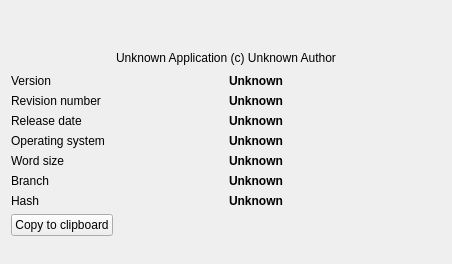
     <widget class="QWidget" name="tab_about">
      <attribute name="title">
       <string>About</string>
      </attribute>
      <layout class="QVBoxLayout" name="verticalLayout">
       <item>
        <widget class="QLabel" name="labelSplashPicture">
         <property name="text">
          <string/>
         </property>
         <property name="pixmap">
          <pixmap resource="Icons/resource.qrc">:/icons/labrpssplash.png</pixmap>
         </property>
         <property name="alignment">
          <set>Qt::AlignCenter</set>
         </property>
        </widget>
       </item>
       <item>
        <spacer name="spacer">
         <property name="orientation">
          <enum>Qt::Vertical</enum>
         </property>
         <property name="sizeHint" stdset="0">
          <size>
           <width>430</width>
           <height>17</height>
          </size>
         </property>
        </spacer>
       </item>
       <item>
        <layout class="QVBoxLayout" name="boxInfo">
         <property name="spacing">
          <number>6</number>
         </property>
         <property name="margin">
          <number>0</number>
         </property>
         <item>
          <layout class="QHBoxLayout" name="boxAuthor">
           <property name="spacing">
            <number>6</number>
           </property>
           <property name="margin">
            <number>0</number>
           </property>
           <item>
            <spacer>
             <property name="orientation">
              <enum>Qt::Horizontal</enum>
             </property>
             <property name="sizeHint" stdset="0">
              <size>
               <width>31</width>
               <height>20</height>
              </size>
             </property>
            </spacer>
           </item>
           <item>
            <widget class="Gui::UrlLabel" name="labelAuthor">
             <property name="text">
              <string notr="true">Unknown Application (c) Unknown Author</string>
             </property>
             <property name="textFormat">
              <enum>Qt::PlainText</enum>
             </property>
            </widget>
           </item>
           <item>
            <spacer>
             <property name="orientation">
              <enum>Qt::Horizontal</enum>
             </property>
             <property name="sizeHint" stdset="0">
              <size>
               <width>31</width>
               <height>20</height>
              </size>
             </property>
            </spacer>
           </item>
          </layout>
         </item>
         <item>
          <layout class="QGridLayout" name="boxVersion" rowstretch="0,0,0,0,0,0,0">
           <property name="margin">
            <number>0</number>
           </property>
           <property name="spacing">
            <number>6</number>
           </property>
           <item row="0" column="0">
            <widget class="QLabel" name="labelVersion">
             <property name="text">
              <string>Version</string>
             </property>
            </widget>
           </item>
           <item row="0" column="1">
            <widget class="QLabel" name="labelBuildVersion">
             <property name="text">
              <string notr="true">&lt;html&gt;&lt;head/&gt;&lt;body&gt;&lt;p&gt;&lt;span style=" font-family: MS Shell Dlg 2; font-weight:600;"&gt;Unknown&lt;/span&gt;&lt;/p&gt;&lt;/body&gt;&lt;/html&gt;</string>
             </property>
            </widget>
           </item>
           <item row="1" column="0">
            <widget class="QLabel" name="labelRevision">
             <property name="text">
              <string>Revision number</string>
             </property>
            </widget>
           </item>
           <item row="1" column="1">
            <widget class="QLabel" name="labelBuildRevision">
             <property name="text">
              <string notr="true">&lt;html&gt;&lt;head/&gt;&lt;body&gt;&lt;p&gt;&lt;span style=" font-family: MS Shell Dlg 2; font-weight:600;"&gt;Unknown&lt;/span&gt;&lt;/p&gt;&lt;/body&gt;&lt;/html&gt;</string>
             </property>
            </widget>
           </item>
           <item row="2" column="0">
            <widget class="QLabel" name="labelDate">
             <property name="text">
              <string>Release date</string>
             </property>
            </widget>
           </item>
           <item row="2" column="1">
            <widget class="QLabel" name="labelBuildDate">
             <property name="text">
              <string notr="true">&lt;html&gt;&lt;head/&gt;&lt;body&gt;&lt;p&gt;&lt;span style=" font-family: MS Shell Dlg 2; font-weight:600;"&gt;Unknown&lt;/span&gt;&lt;/p&gt;&lt;/body&gt;&lt;/html&gt;</string>
             </property>
            </widget>
           </item>
           <item row="3" column="0">
            <widget class="QLabel" name="labelOS">
             <property name="text">
              <string>Operating system</string>
             </property>
            </widget>
           </item>
           <item row="3" column="1">
            <widget class="QLabel" name="labelBuildOS">
             <property name="text">
              <string notr="true">&lt;html&gt;&lt;head/&gt;&lt;body&gt;&lt;p&gt;&lt;span style=" font-family: MS Shell Dlg 2; font-weight:600;"&gt;Unknown&lt;/span&gt;&lt;/p&gt;&lt;/body&gt;&lt;/html&gt;</string>
             </property>
            </widget>
           </item>
           <item row="4" column="0">
            <widget class="QLabel" name="labelPlatform">
             <property name="text">
              <string>Word size</string>
             </property>
            </widget>
           </item>
           <item row="4" column="1">
            <widget class="QLabel" name="labelBuildPlatform">
             <property name="text">
              <string notr="true">&lt;html&gt;&lt;head/&gt;&lt;body&gt;&lt;p&gt;&lt;span style=" font-family: MS Shell Dlg 2; font-weight:600;"&gt;Unknown&lt;/span&gt;&lt;/p&gt;&lt;/body&gt;&lt;/html&gt;</string>
             </property>
            </widget>
           </item>
           <item row="5" column="0">
            <widget class="QLabel" name="labelBranch">
             <property name="text">
              <string notr="true">Branch</string>
             </property>
            </widget>
           </item>
           <item row="5" column="1">
            <widget class="QLabel" name="labelBuildBranch">
             <property name="text">
              <string notr="true">&lt;html&gt;&lt;head/&gt;&lt;body&gt;&lt;p&gt;&lt;span style=" font-family: MS Shell Dlg 2; font-weight:600;"&gt;Unknown&lt;/span&gt;&lt;/p&gt;&lt;/body&gt;&lt;/html&gt;</string>
             </property>
            </widget>
           </item>
           <item row="6" column="0">
            <widget class="QLabel" name="labelHash">
             <property name="text">
              <string notr="true">Hash</string>
             </property>
            </widget>
           </item>
          <item row="6" column="1">
            <widget class="Gui::UrlLabel" name="labelBuildHash">
             <property name="text">
              <string notr="true">&lt;html&gt;&lt;head/&gt;&lt;body&gt;&lt;p&gt;&lt;span style=" font-family: MS Shell Dlg 2; font-weight:600;"&gt;Unknown&lt;/span&gt;&lt;/p&gt;&lt;/body&gt;&lt;/html&gt;</string>
             </property>
            </widget>
           </item>
           </layout>
         </item>
        </layout>
       </item>
       <item>
        <layout class="QHBoxLayout" name="horizontalLayout">
         <item>
          <widget class="QPushButton" name="copyButton">
           <property name="text">
            <string>Copy to clipboard</string>
           </property>
          </widget>
         </item>
         <item>
          <spacer name="horizontalSpacer">
           <property name="orientation">
            <enum>Qt::Horizontal</enum>
           </property>
           <property name="sizeHint" stdset="0">
            <size>
             <width>40</width>
             <height>20</height>
            </size>
           </property>
          </spacer>
         </item>
        </layout>
       </item>
       <item>
        <spacer name="spacer_4">
         <property name="orientation">
          <enum>Qt::Vertical</enum>
         </property>
         <property name="sizeHint" stdset="0">
          <size>
           <width>430</width>
           <height>17</height>
          </size>
         </property>
        </spacer>
       </item>
      </layout>
     </widget>
